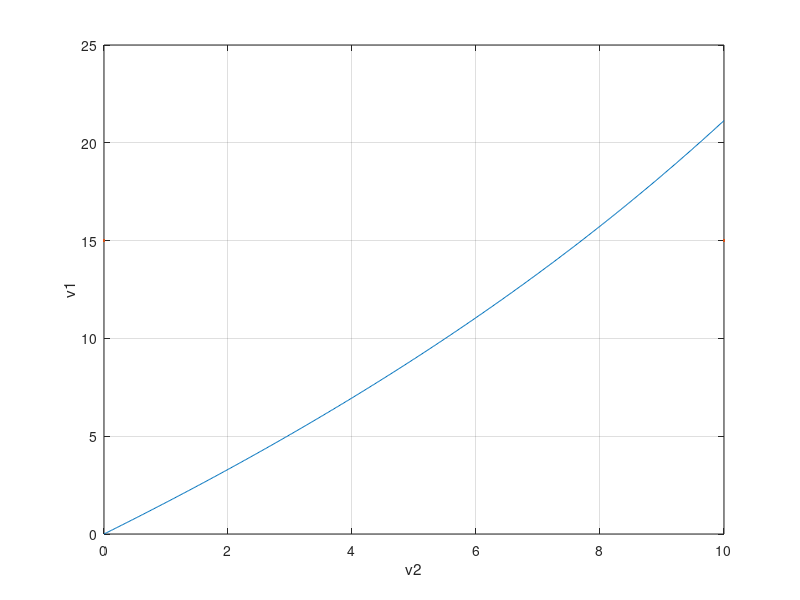

The MATLAB script that drew this image:
clc
clear
b = 0.16;
m = 0.12;  %given constants 

R1 = 30;
v1 = 15;

v2 = linspace(0,10,500);

v1_value = R1*b*(exp(m*v2)-1)+v2;   %Kirchoff's law
v2_line = [0,10];
v1_line=[15,15];
plot(v2,v1_value,v2_line,v1_line,'.'),grid,xlabel('v2'),ylabel('v1')
V_appr = @(V2) R1*b*(exp(m*V2)-1)+V2-v1;
v2_soln = fzero (V_appr,8);
i1_soln = b*(exp(m*v2_soln)-1);
i_1 = i1_soln
volt = v2_soln